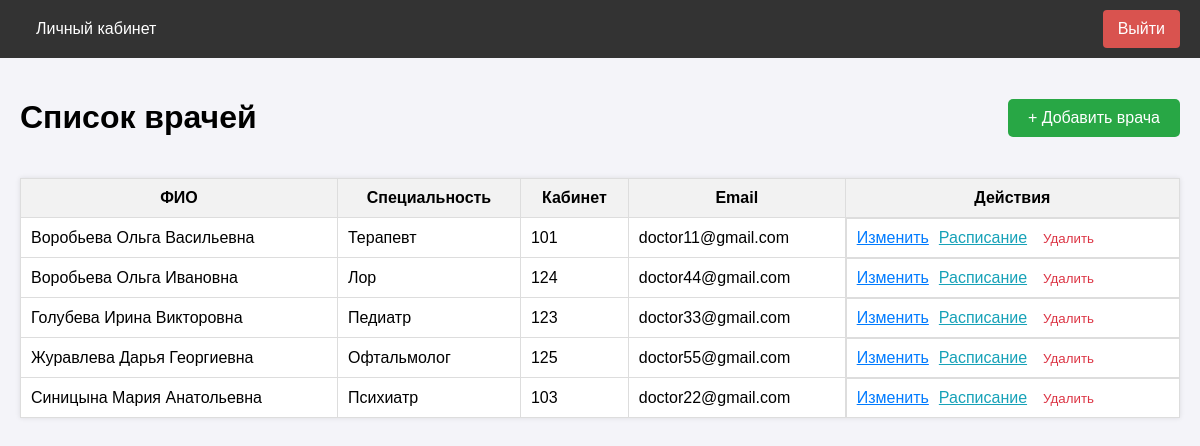
Page /admin/doctors (signed in) on the committed database.
### app/models.py (models this page shows, shortened)
class User(UserMixin, db.Model):
    __tablename__ = 'users'
    id = db.Column(db.Integer, primary_key=True)
    username = db.Column(db.String(64), index=True, unique=True)
    email = db.Column(db.String(120), index=True, unique=True)
    phone = db.Column(db.String(20), index=True, unique=True)
    password_hash = db.Column(db.String(256))
    role = db.Column(db.String(20), index=True, default='patient')
    specialty = db.Column(db.String(100), nullable=True) # Для врача
    office_number = db.Column(db.String(10), nullable=True) # Для врача
    oms_number = db.Column(db.String(20), nullable=True) # Для пациента
    created_at = db.Column(db.DateTime, default=datetime.utcnow)
    appointments_as_patient = db.relationship('Appointment', foreign_keys='Appointment.patient_id', backref='patient', lazy='dynamic')
    appointments_as_doctor = db.relationship('Appointment', foreign_keys='Appointment.doctor_id', backref='doctor', lazy='dynamic')
    schedule_slots = db.relationship('ScheduleSlot', backref='doctor', lazy='dynamic')
    action_logs = db.relationship('ActionLog', backref='user', lazy='dynamic')

### app/admin/routes.py (the view)
@bp.route('/doctors')
@login_required
@role_required('admin')
def manage_doctors():
    doctors = User.query.filter_by(role='doctor').order_by(User.username).all()
    return render_template('admin/manage_doctors.html', title='Управление врачами', doctors=doctors)

### app/models.py (called while the page is built)
@login_manager.user_loader
def load_user(user_id):
    return User.query.get(int(user_id))

### app/utils.py (called while the page is built)
def role_required(role):
    def decorator(f):
        @wraps(f)
        def decorated_function(*args, **kwargs):
            if not current_user.is_authenticated:
                return redirect(url_for('auth.login'))
            if current_user.role != role:
                flash('У вас нет доступа к этой странице.')
                return redirect(url_for('main.index'))
            return f(*args, **kwargs)
        return decorated_function
    return decorator

### app/templates/admin/manage_doctors.html (shortened to what this page needs)
{% extends "base.html" %}
{% block content %}
<div style="display:flex; justify-content:space-between; align-items:center; margin-bottom:20px;">
    <h1>Список врачей</h1>
    <a href="{{ url_for('admin.add_doctor') }}" class="btn" style="background:#28a745; color:white; padding:10px 20px; text-decoration:none; border-radius:5px;">+ Добавить врача</a>
</div>
<table style="width:100%; border-collapse:collapse; background:white; box-shadow:0 0 5px rgba(0,0,0,0.1);">
    <tr style="background:#f2f2f2;">
        <th style="border:1px solid #ddd; padding:10px;">ФИО</th>
        <th style="border:1px solid #ddd; padding:10px;">Специальность</th>
        <th style="border:1px solid #ddd; padding:10px;">Кабинет</th>
        <th style="border:1px solid #ddd; padding:10px;">Email</th>
        <th style="border:1px solid #ddd; padding:10px;">Действия</th>
    </tr>
    {% for doc in doctors %}
    <tr>
        <td style="border:1px solid #ddd; padding:10px;">{{ doc.username }}</td>
        <td style="border:1px solid #ddd; padding:10px;">{{ doc.specialty }}</td>
        <td style="border:1px solid #ddd; padding:10px;">{{ doc.office_number }}</td>
        <td style="border:1px solid #ddd; padding:10px;">{{ doc.email }}</td>
        <td style="border:1px solid #ddd; padding:10px; display:flex; gap:10px;">
            <a href="{{ url_for('admin.edit_doctor', doctor_id=doc.id) }}" style="color:#007bff;">Изменить</a>
            <a href="{{ url_for('admin.manage_schedule', doctor_id=doc.id) }}" style="color:#17a2b8;">Расписание</a>
            <form action="{{ url_for('admin.delete_doctor', doctor_id=doc.id) }}" method="post" style="display:inline;" onsubmit="return confirm('Удалить врача? Это действие нельзя отменить.');">
                <button type="submit" style="border:none; background:none; color:#dc3545; cursor:pointer;">Удалить</button>
            </form>
        </td>
    </tr>
    {% else %}
    <tr><td colspan="5" style="border:1px solid #ddd; padding:10px; text-align:center;">Врачей пока нет.</td></tr>
    {% endfor %}
</table>
{% endblock %}

### app/templates/base.html (style rules this page uses)
body { font-family: Arial, sans-serif; margin: 0; padding: 0; background-color: #f4f4f9; }

### rows in the picture
User: username "Воробьева Ольга Васильевна", specialty "Терапевт", office_number "101", email "doctor11@gmail.com"
User: username "Воробьева Ольга Ивановна", specialty "Лор", office_number "124", email "doctor44@gmail.com"
User: username "Голубева Ирина Викторовна", specialty "Педиатр", office_number "123", email "doctor33@gmail.com"
User: username "Журавлева Дарья Георгиевна", specialty "Офтальмолог", office_number "125", email "doctor55@gmail.com"
User: username "Синицына Мария Анатольевна", specialty "Психиатр", office_number "103", email "doctor22@gmail.com"
